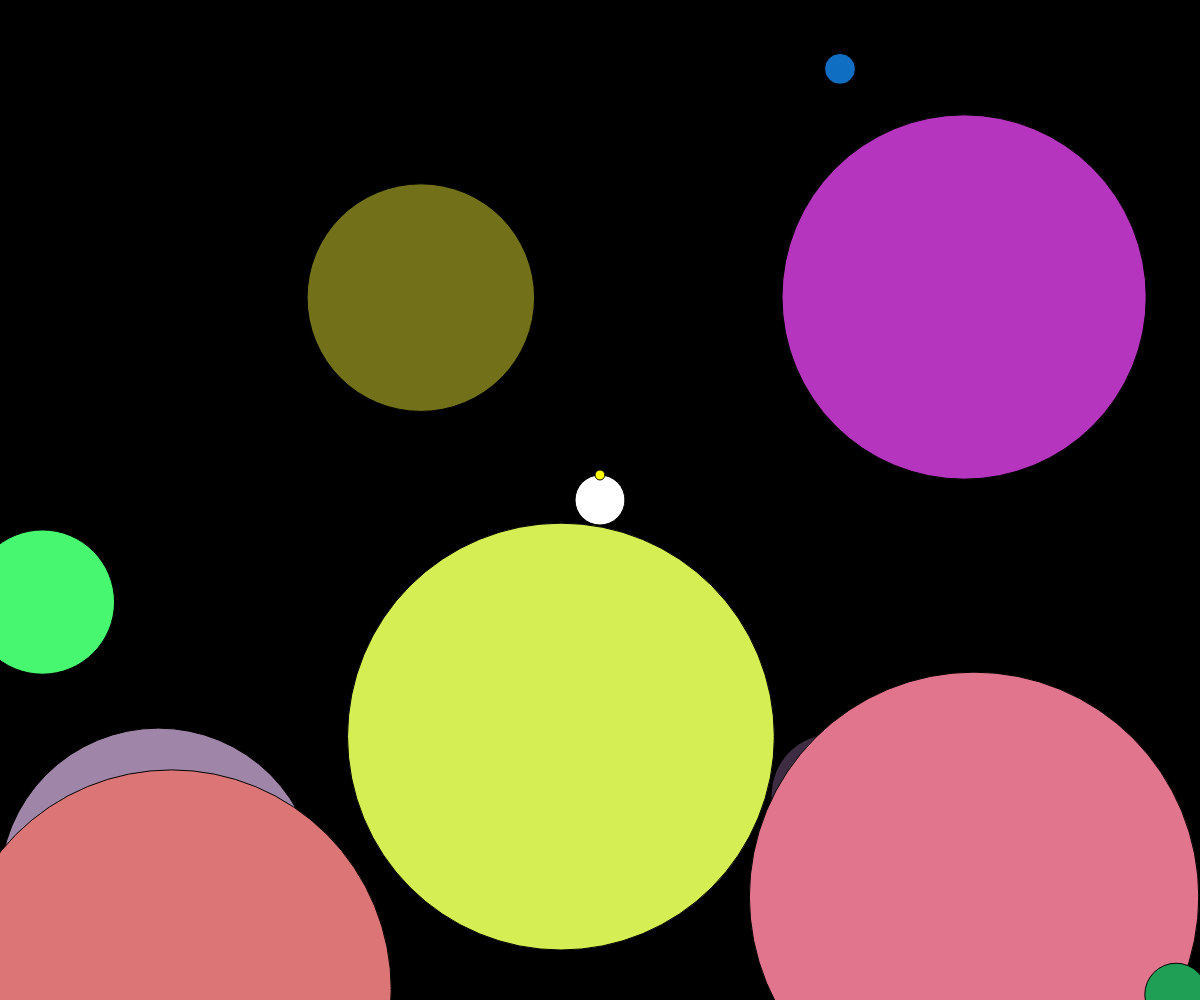
Frame 1 (no input)
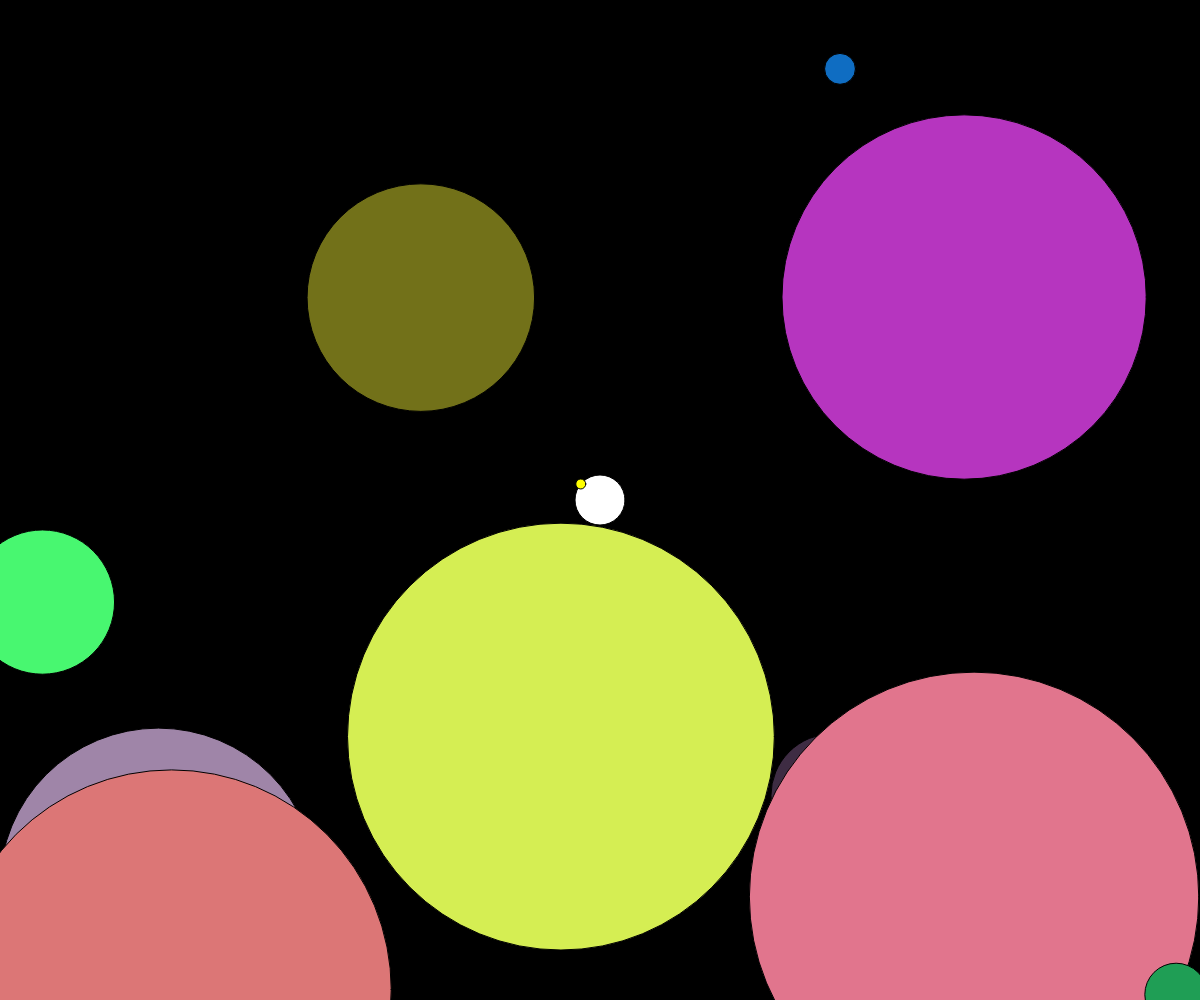
Frame 60 (no input)
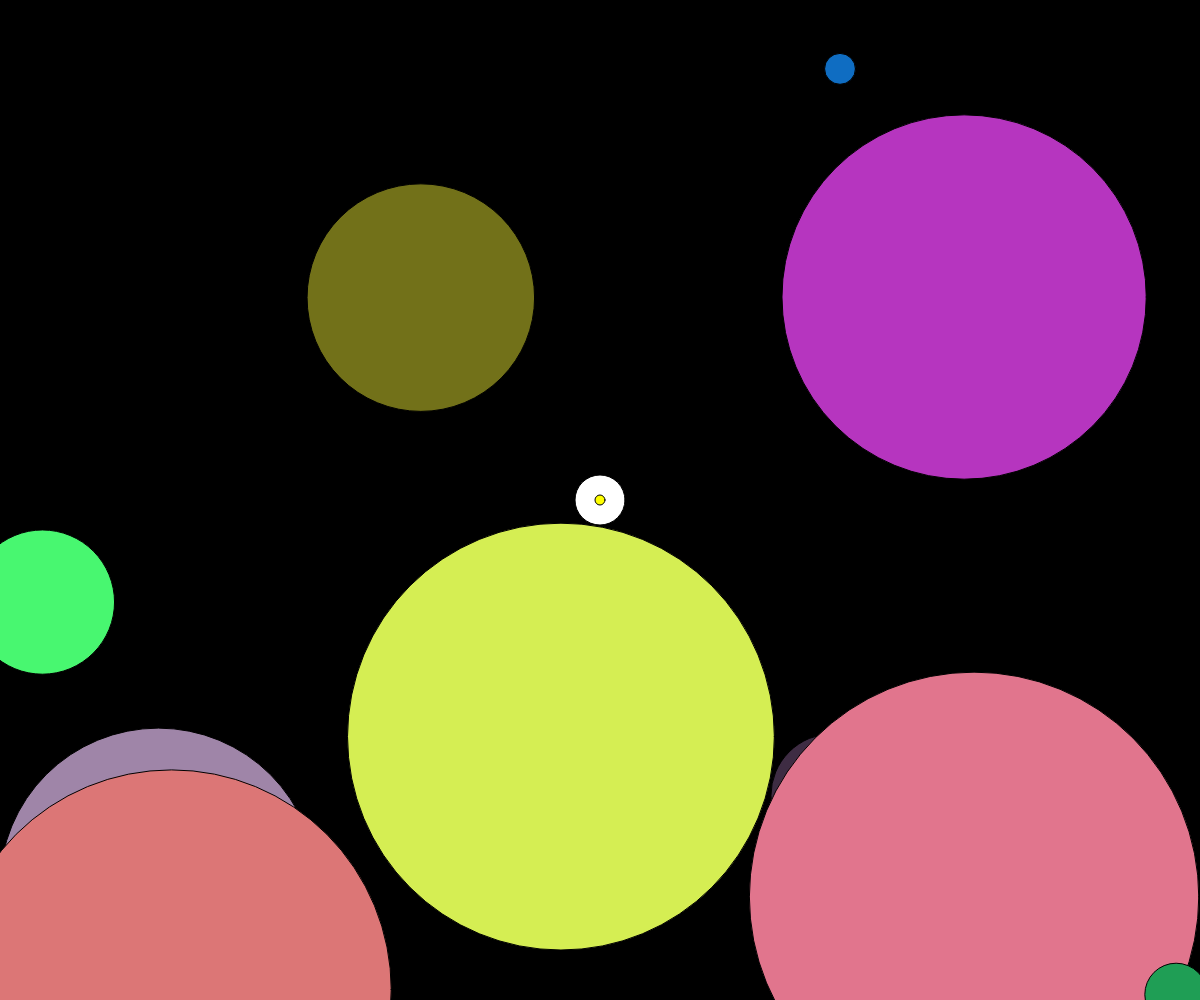
Frame 120 (the mouse pressed at the canvas centre since frame 60)

The p5.js sketch that drew these frames (run headless with seeded random() and noise() and a simulated clock; from frame 60 on, the mouse is pressed at the canvas centre):

// p5.js sketch
// ── sketch.js
var player;

var planets = [];

function setup() {
	createCanvas(windowWidth, windowHeight);
	player = new Player(25, width/2, height/2);

	//Adds planets
	for(var i = 0; i < 10; i++){
		let r = random(255);
		let g = random(255);
		let b = random(255);
		planets[i] = new Planet(random(50,100), random(width), random(height), r,g,b);
	}

}

function draw() {
	background(0);
	translate(windowWidth/2-player.pos.x,windowHeight/2-player.pos.y);
	player.show();
	for(var i = 0; i < 10; i++){
		planets[i].show();
	}
	player.update();

}

function windowResized() {
   resizeCanvas(windowWidth, windowHeight);
}

// ── planet.js
function Planet(r, x, y,r,g,b){
  //Whether the player can go through or not
  playerBarrier = true;

  //Sets position of planet
  this.pos = createVector(x, y);

  //Sets radius of planet
  this.r = r;

  this.show = function(){

    //Sets color to white then creates the eclipse at position
    fill(r,g,b,255);
    ellipse(this.pos.x, this.pos.y, this.r*2, this.r*2);

  }

  this.intersectsOtherPlanet = function(otherPlanet){
    distance = dist(this.pos.x, this.pos.y, otherPlanet.pos.x, otherPlanet.pos.y);
    if(distance < (this.r + otherPlanet.r)){
      return false;
    }
  }




}

// ── player.js
function Player(r, x, y){
  this.center = createVector(windowWidth/2, windowHeight/2);

  var speed = 5;
  //Sets position to center of the screen
  this.pos = createVector(x, y);

  //Sets radius of player
  this.r = r;

  //Sets position of guns
  this.gunPos = createVector(x,(y-r));

  //Radius of gun
  this.gunR = (this.r)/5;



  this.show = function(){

    //Sets color to white then creates the eclipse at position
    fill('white');
    ellipse(this.pos.x, this.pos.y, this.r*2, this.r*2);

    //Draws the guns
    fill('yellow');
    ellipse(this.gunPos.x, this.gunPos.y, this.gunR*2, this.gunR*2);
  }

  this.update = function(){
    var mouse = createVector(mouseX, mouseY);
    this.center = createVector(windowWidth/2, windowHeight/2);

    if(keyIsDown(68)){ //RIGHT D
      this.pos.x += speed;
    }
    if(keyIsDown(65)){//LEFT A
      this.pos.x -= speed;
    }
    if(keyIsDown(87)){//UP W
      this.pos.y -= speed; //REMEMBER UP IS LOWER Y VALUE
    }
    if(keyIsDown(83)){//DOWN S
      this.pos.y += speed;
    }


    mouse.sub(this.center);
    mouse.setMag(this.r);

    this.gunPos.x = this.pos.x + mouse.x;
    this.gunPos.y = this.pos.y + mouse.y;


  }

}
